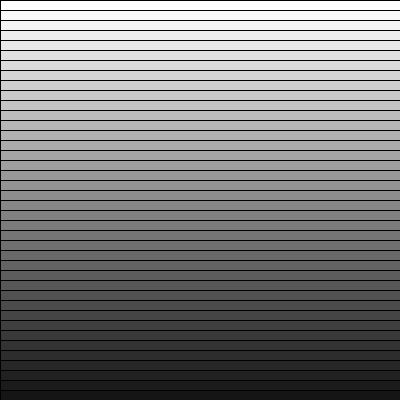
Frame 1 (no input)
Frame 60 (the mouse pressed at the canvas centre just before this capture): identical to frame 1, image omitted
Frame 120 (the mouse held since frame 60 and released just before this capture): identical to frame 1, image omitted

The Processing sketch that drew this single still picture (run headless with seeded random() and noise(); from frame 60 on, the mouse is pressed at the canvas centre):

// Processing sketch: exercise4
// ── exercise4.pde
// Answer to Exercise 4

void setup() {
  size(400, 400);
}

void draw() {
  float grey = 255/(height/10); // each grey difference
  float f = 255;
  float y = 0;
  while ( y < height) {
    fill(f);
    f = f - grey;
    print((height - y) + ", ");
    rect(0,y,width,10);
    y = y + 10;
  }
}
